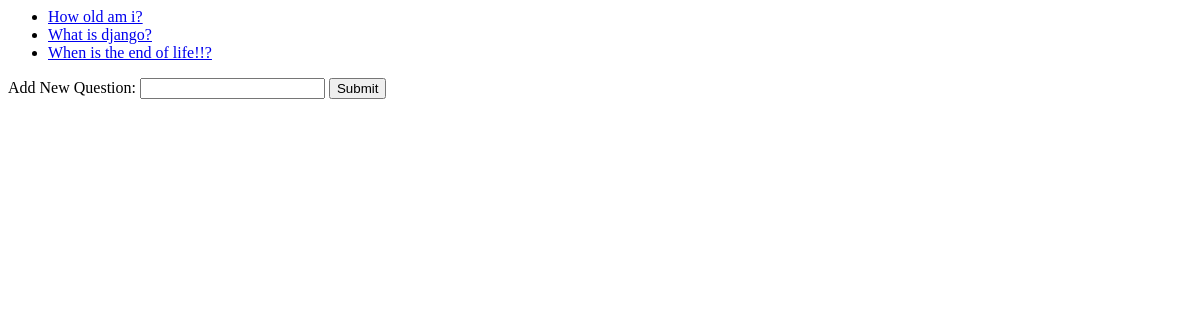
/polls/, run on an earlier commit of the app's database.
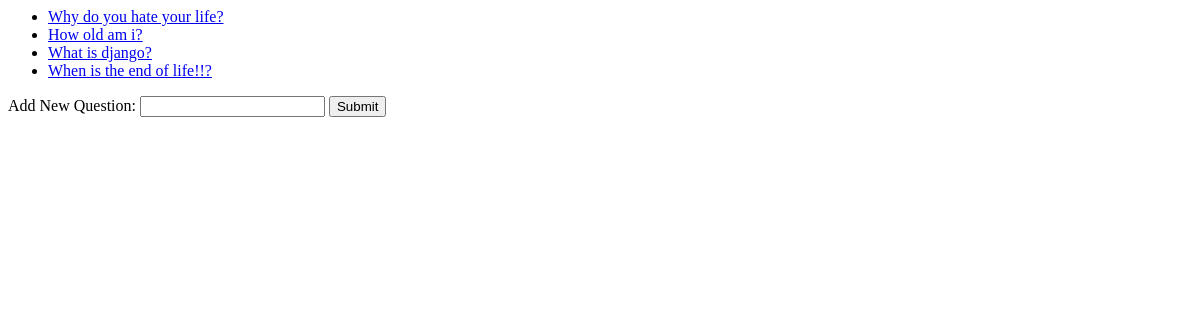
And on a later commit of the database.
### polls/models.py (models this page shows, shortened)
class Question(models.Model):
    question_text = models.CharField(max_length=200)
    pub_date = models.DateTimeField('date published')

### polls/views.py (the view)
class IndexView(generic.ListView):
    template_name = 'polls/index.html'
    context_object_name = 'latest_question_list'
    def get_queryset(self):
        return Question.objects.order_by('-pub_date')[:5] # this will be stored at objects_list by defualt

### polls/templates/polls/index.html (shortened to what this page needs)
{% if latest_question_list %}
    <ul>
        {% for question in latest_question_list %}
                <li><a href="{% url 'polls:detail' question.id %}">{{question.question_text}}</a></li>
        {% endfor %}
    </ul>
    <form action="{% url 'polls:add_question' %}" method="post">
        <label>Add New Question:</label>
        <input type="input" name="new_question">
        <input type="submit" name="Add">
    </form>
{% else %}
    <p>No polls are available.</p>
{% endif %}

What changed in the data, as far as the page shows it:
added Question: question_text "Why do you hate your life?"
